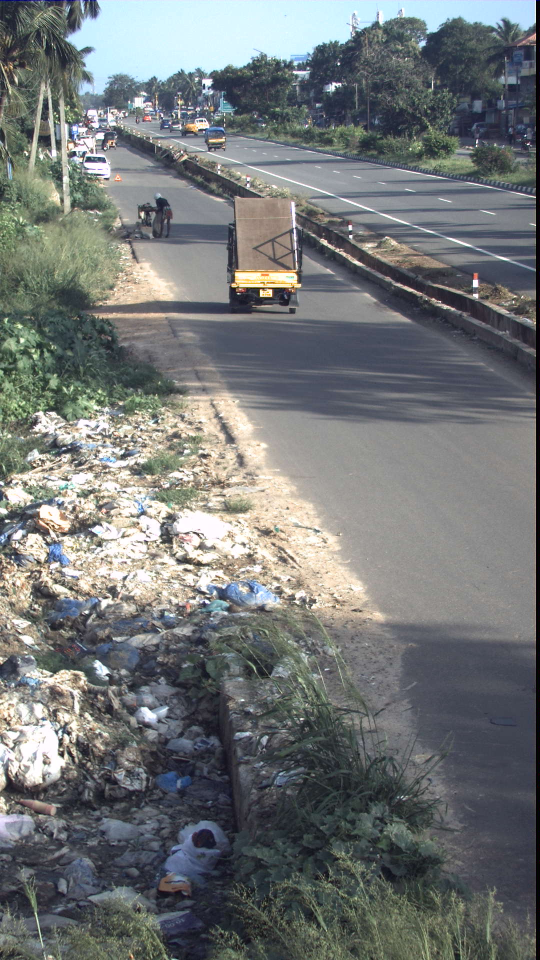
#> input picture 1.jpg, 1080 x 1920 px (shown at 1/2 size)
$ jupyter execute --allow-errors hsv120919.ipynb
#> lines starting #> are read from the running program, lines starting #| are printed output that depends on the picture
[cell 1]
import cv2
import numpy as np
from matplotlib import pyplot as plt
# Load the image
img = cv2.imread("1.jpg")
#> img is the input picture: shape (1920, 1080, 3); mean B, G, R 118.4, 118.3, 114.7
print(img.shape)
#| (1920, 1080, 3)
plt.title('Original BGR image')
plt.imshow(img)
plt.xticks([]), plt.yticks([])
plt.show()
org_img=img

[cell 2]
background= cv2.imread("back.jpg")
#> (the rest of this cell did not finish here and is left out)

[cell 3]
#cv2.imshow('original_img',img)
per=50
width= int( (img.shape[1]*per) / 100)
#> width = 540
height= int ((img.shape[0]*per) /100 )
#> height = 960
dim=(width, height)
#> dim = (540, 960)
img = cv2.resize(img,dim, interpolation = cv2.INTER_AREA)
#> img: shape (960, 540, 3)
print(img.shape)
#| (960, 540, 3)
image=img
#cv2.imshow('Resized_img',img)
# Apply log transform
#c= 255/ (np.log(1+np.max(img)))

[cell 4]
#cv2.imshow('original_img',img)
per1=50
#> (the rest of this cell did not finish here and is left out)

[cell 5]
img = cv2.cvtColor(img, cv2.COLOR_BGR2RGB)
plt.title('RGB image')
plt.imshow(img, cmap='gray')
plt.xticks([]), plt.yticks([])
plt.show()
image=img

#> (a cell that did not finish here is left out)

[cell 7]
img = cv2.cvtColor(img, cv2.COLOR_RGB2HSV)
#> img: shape (960, 540, 3); mean H, S, V 76.7, 38.3, 125.8
plt.title('HSV image')
plt.imshow(img, cmap='gray')
plt.xticks([]), plt.yticks([])
plt.show()

#> (a cell that did not finish here is left out)

[cell 9]
H, S, V = cv2.split(img)
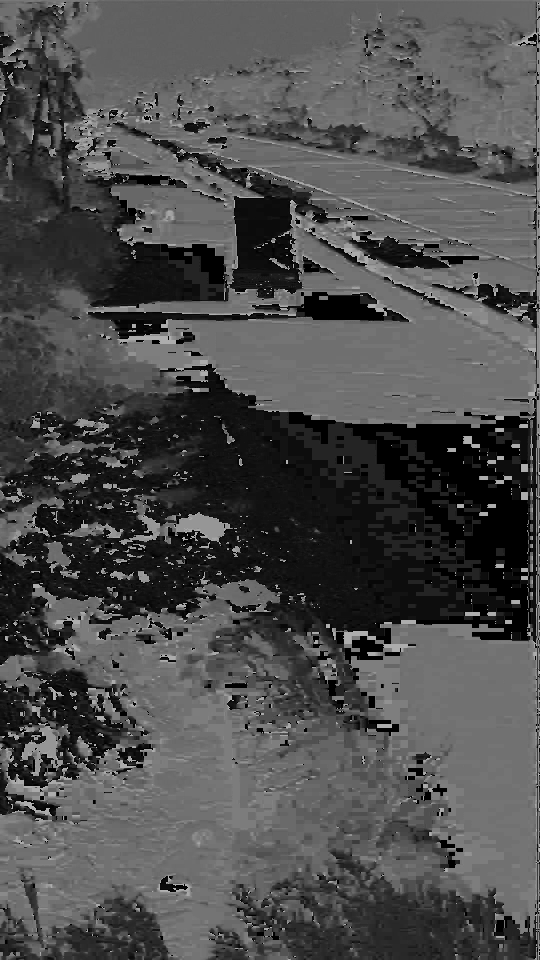
#> H: shape (960, 540); min 0, max 179, mean 76.7
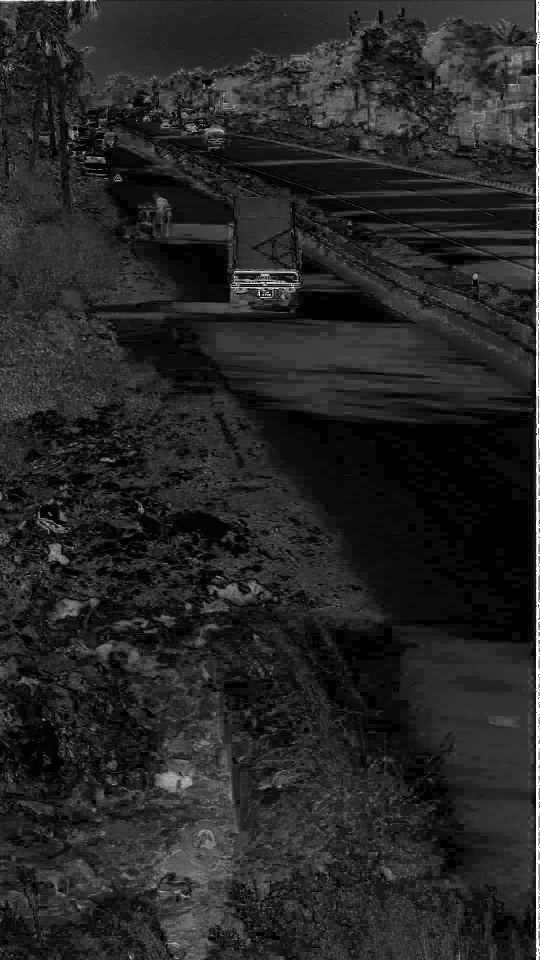
#> S: shape (960, 540); min 0, max 255, mean 38.3
print(H.dtype)
#| uint8
print(S.dtype)
#| uint8
print(V.dtype)
#| uint8
Hold=H
Sold=S
Vold=V

#> (the rest of this cell did not finish here and is left out)

[cell 10]
plt.title('HSV components image')
plt.subplot(131)
plt.imshow(H, cmap='gray')
plt.subplot(132)
plt.imshow(S, cmap='gray')
plt.subplot(133)
plt.imshow(V, cmap='gray')
plt.xticks([]), plt.yticks([])
plt.show()

[cell 11]
plt.title('HSV components background image')
plt.subplot(131)
#> (the rest of this cell did not finish here and is left out)

[cell 12]
alpha1 = 0.2 ; beta1 = 0.8 ; thetas= 1; thetah= 1
s=V
print(s.shape)
#| (960, 540)

[cell 13]
import sys
V = np.float32(V)/255
#> (the rest of this cell did not finish here and is left out)

#> (a cell that did not finish here is left out)

[cell 15]
s = np.array(s,dtype=np.uint8)

plt.subplot(121)
plt.imshow(image, cmap = 'gray')
plt.title('Shadow mask')
plt.subplot(122)
plt.imshow(s, cmap= 'gray')


plt.xticks([]), plt.yticks([])
plt.show()

[cell 16]
print(type(s))
#| <class 'numpy.ndarray'>
print(s.dtype)
#| uint8

[cell 17]
plt.subplot(141)
plt.imshow(s, cmap= 'gray')

median = cv2.medianBlur(s, 5)
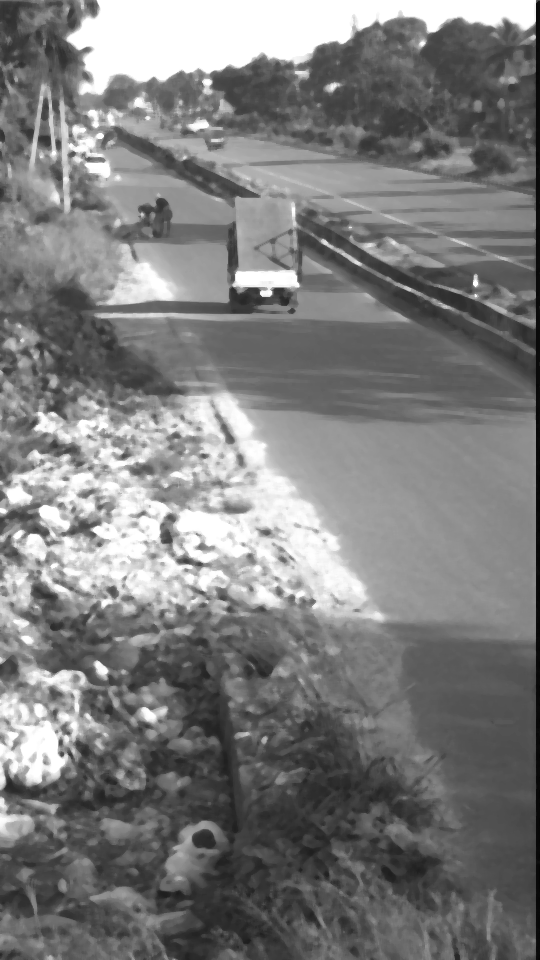
#> median: shape (960, 540); min 4, max 255, mean 125.4
plt.subplot(142)
plt.imshow(median, cmap = 'gray')
# Closing - Good for removing noise
kernel = np.ones((3,3), np.uint8)
closing = cv2.morphologyEx(median, cv2.MORPH_CLOSE, kernel)
plt.title('closing')
plt.subplot(143)
plt.imshow(closing, cmap = 'gray')


# Opening - Good for removing noise
opening = cv2.morphologyEx(closing, cv2.MORPH_OPEN, kernel)
plt.title('Opening')
plt.subplot(144)
plt.imshow(opening, cmap = 'gray')

[cell 18]
opening = np.array(opening,dtype=np.uint8)
print(opening.shape)
#| (960, 540)
print(opening.dtype)
#| uint8
print(image.shape)
#| (960, 540, 3)
print(image.dtype)
#| uint8

result = image.copy()
height=result.shape[0]
width=result.shape[1]
blank_image = np.zeros((height,width,3), np.uint8)
print(blank_image.shape)
#| (960, 540, 3)
#result[opening!=0] = (0,0,0)

result[opening!=0] = (255,255,255)
#> result: shape (960, 540, 3); every value is 255

plt.imshow(result, cmap = 'gray')
#plt.imshow(blank_image, cmap = 'gray')

[cell 19]
blank_image[opening!=0] = image[opening!=0]
plt.imshow(blank_image, cmap = 'gray')

[cell 20]
blank_image1=np.uint8(np.double(blank_image)*1.1 + 10)
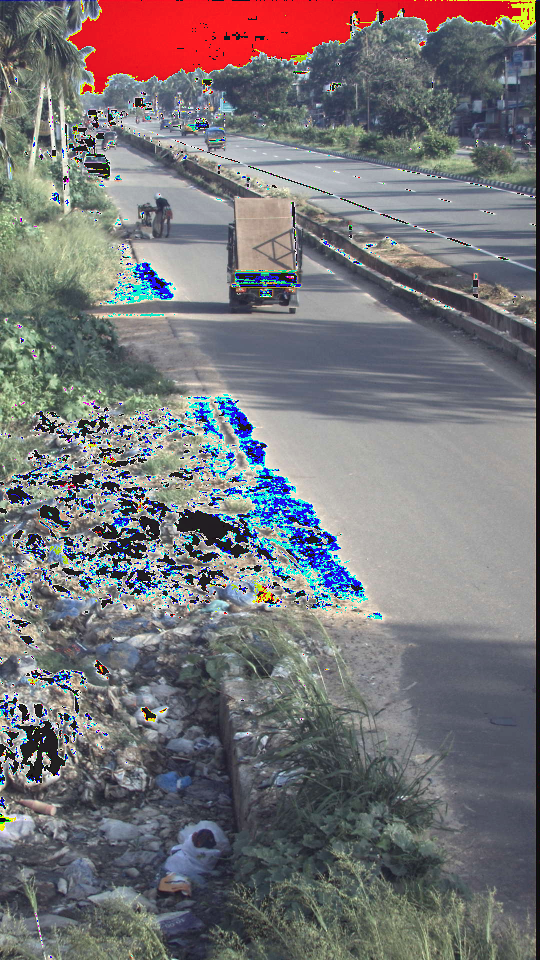
#> blank_image1: shape (960, 540, 3); mean R, G, B 119.6, 117.2, 120.6
plt.imshow(blank_image1, cmap = 'gray')
print(blank_image1.dtype)
#| uint8

[cell 21]
equ = np.zeros((height,width,3), np.uint8)
equ[:,:,0] = cv2.equalizeHist(blank_image1[:,:,0])
equ[:,:,1] = cv2.equalizeHist(blank_image1[:,:,1])
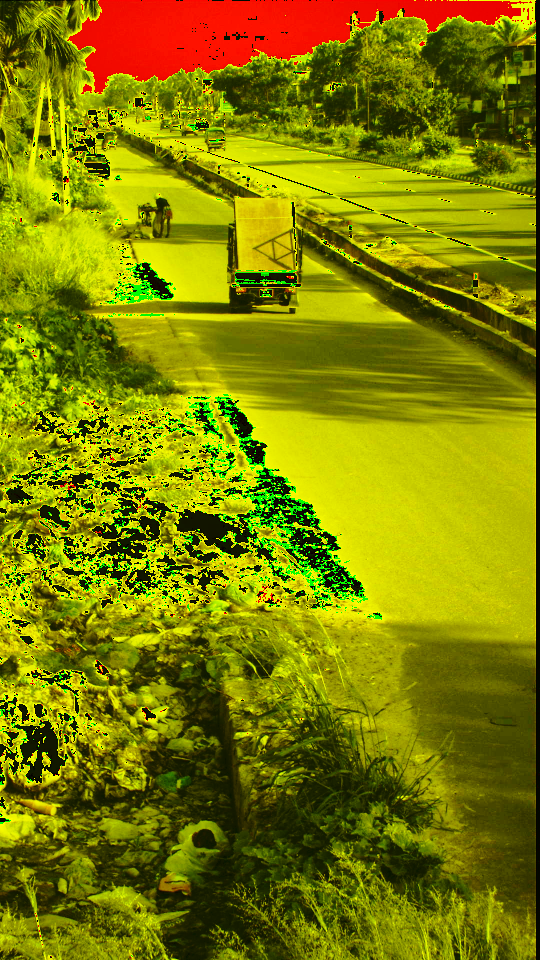
#> equ: shape (960, 540, 3); mean R, G, B 128.1, 128.1, 0
equ[:,:,2] = cv2.equalizeHist(blank_image1[:,:,2])
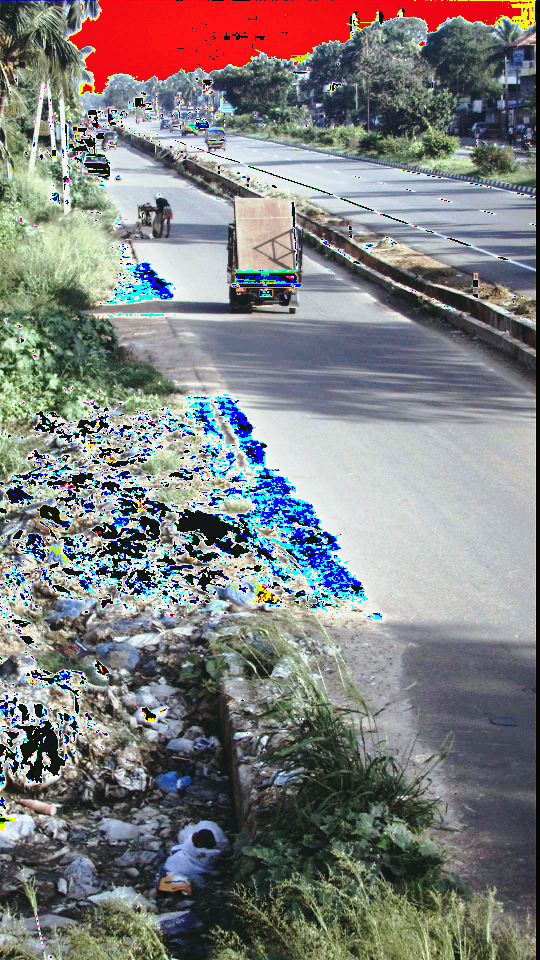
#> equ: shape (960, 540, 3); mean R, G, B 128.1, 128.1, 128.5
plt.imshow(equ, cmap = 'gray')

[cell 22]
blank_image1[opening==0]=image[opening==0]
plt.imshow(blank_image1, cmap = 'gray')

#> (a cell that did not finish here is left out)

[cell 24]
roi=image.copy()
roi[:,:,0] = cv2.bitwise_and(roi[:,:,0], roi[:, :,0], mask=opening)
roi[:,:,1] = cv2.bitwise_and(roi[:,:,1], roi[:, :,1], mask=opening)
roi[:,:,2] = cv2.bitwise_and(roi[:,:,2], roi[:, :,2], mask=opening)
plt.imshow(roi)

[cell 25]
V=V*255
H= H*255
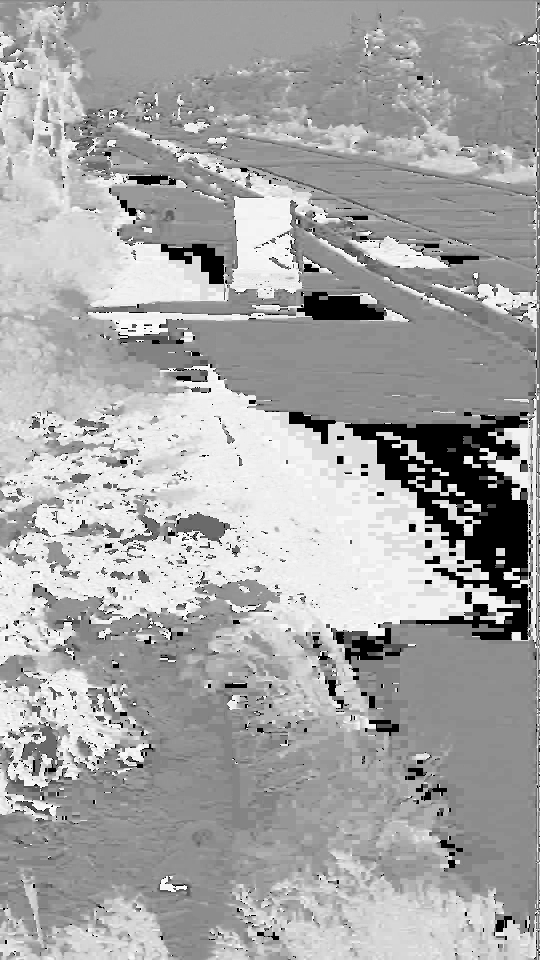
#> H: shape (960, 540); min 0, max 255, mean 166.2
S=S*255
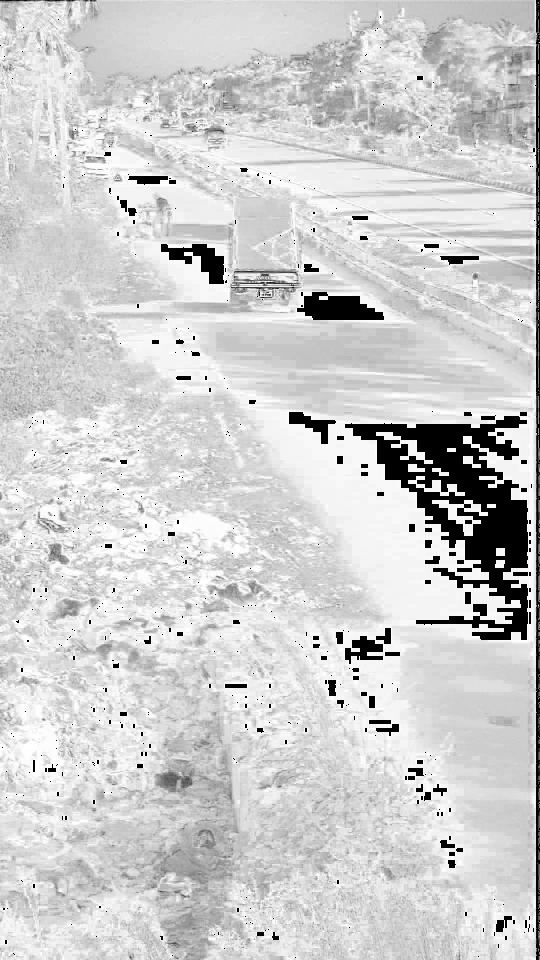
#> S: shape (960, 540); min 0, max 255, mean 205.8
#opening=opening*255
V = np.array(V,dtype=np.uint8)
H = np.array(H,dtype=np.uint8)
S = np.array(S,dtype=np.uint8)
plt.subplot(131)
plt.imshow(H, cmap = 'gray')
plt.subplot(132)
plt.imshow(S, cmap = 'gray')
plt.subplot(133)
plt.imshow(V, cmap = 'gray')

[cell 26]
opening = np.array(opening,dtype=np.uint8)
roi = cv2.bitwise_and(V, V, mask=opening)
plt.title('ROI')
plt.subplot(121)
plt.imshow(roi, cmap = 'gray')
roi=roi*1
plt.subplot(122)
plt.imshow(roi, cmap = 'gray')

[cell 27]
print(opening.dtype)
#| uint8

[cell 28]
print(S.dtype)
#| uint8
print(H.dtype)
#| uint8
print(roi.dtype)
#| uint8
hsv1= [H, S, roi]
hsv1= np.array(hsv1, dtype=np.uint8)
print(type(hsv1))
#| <class 'numpy.ndarray'>
print(hsv1.dtype)
#| uint8

[cell 29]
hsvnew=cv2.merge([H, S, roi])
#> hsvnew: shape (960, 540, 3); mean H, S, V 166.2, 205.8, 125.8

plt.subplot(121)
plt.imshow(img, cmap='gray')
plt.subplot(122)
plt.title('HSV NEW')
plt.imshow(hsvnew, cmap = 'gray')

[cell 30]
rgbold= cv2.cvtColor(img, cv2.COLOR_HSV2RGB)
plt.title('RGB NEW')
plt.imshow(rgbold, cmap = 'gray')

[cell 31]
hsvold= cv2.merge([Hold, Sold, Vold])
#rgbold1 = cv2.cvtColor(hsvold, cv2.COLOR_HSV2RGB)
#plt.title('RGB OLD')
plt.imshow(hsvold, cmap = 'gray')
print(type(hsvold))
#| <class 'numpy.ndarray'>
print(hsvold.dtype)
#| uint8

[cell 32]
enhanced = cv2.cvtColor(hsvnew, cv2.COLOR_HSV2BGR)
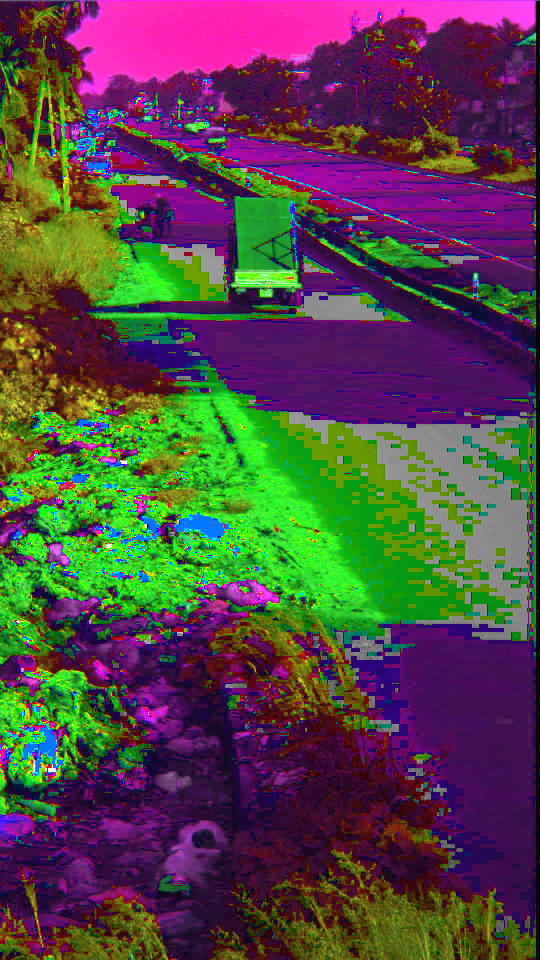
#> enhanced: shape (960, 540, 3); mean B, G, R 70, 70.6, 83.2
enhanced1 = cv2.cvtColor(enhanced, cv2.COLOR_BGR2RGB)
plt.title('RGB NEW')
plt.imshow(enhanced, cmap = 'gray')

$ run again, with 50237.jpg copied over 1.jpg
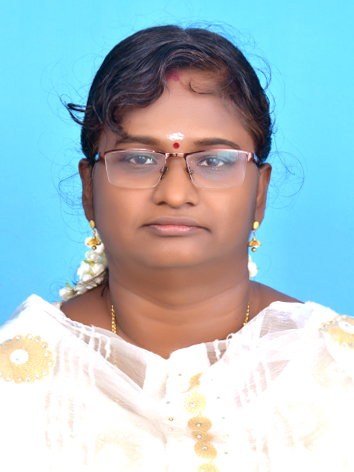
#> input picture 50237.jpg, 354 x 472 px
#> img is the input picture: shape (472, 354, 3); mean B, G, R 201.1, 194.7, 170.5
#| (472, 354, 3)
#| (236, 177, 3)
#| uint8
#| uint8
#| uint8
#| (236, 177)
#| <class 'numpy.ndarray'>
#| uint8
#| (236, 177)
#| uint8
#| (236, 177, 3)
#| uint8
#| (236, 177, 3)
#> result: shape (236, 177, 3); every value is 255
#| uint8
#> `S=S*255`:
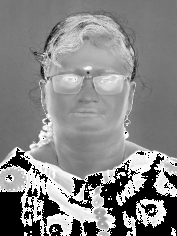
#> S: shape (236, 177); min 0, max 255, mean 134.4
#| uint8
#| uint8
#| uint8
#| uint8
#| <class 'numpy.ndarray'>
#| uint8
#> hsvnew: shape (236, 177, 3); mean H, S, V 157.9, 134.4, 221.3
#| <class 'numpy.ndarray'>
#| uint8
#> `enhanced = cv2.cvtColor(hsvnew, cv2.COLOR_HSV2BGR)`:
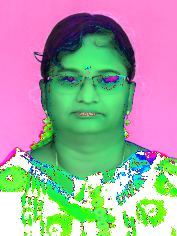
#> enhanced: shape (236, 177, 3); mean B, G, R 158.6, 168.3, 163.7
